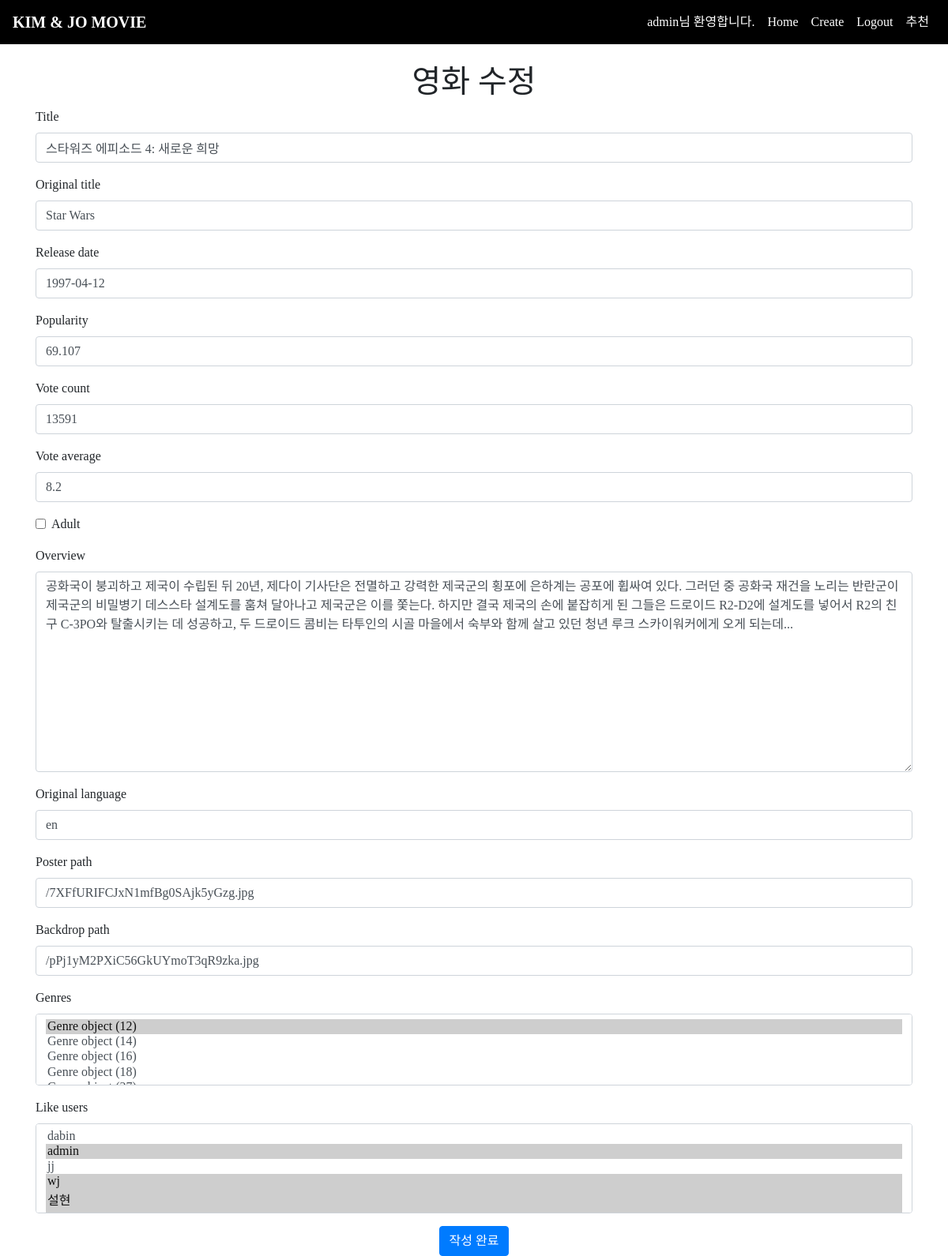
The app's page /movies/11/update/ (signed in) with its own data.
### accounts/models.py (models this page shows)
class User(AbstractUser):
    age = models.IntegerField(default=10)
    gender = models.CharField(default="Male",  max_length=128)

### movies/models.py (models this page shows)
class Movie(models.Model):
    title = models.CharField(max_length=100)
    original_title = models.CharField(max_length=100)
    release_date = models.DateField()
    popularity = models.FloatField()
    vote_count = models.IntegerField()
    vote_average = models.FloatField()
    adult = models.BooleanField()
    overview = models.TextField()
    original_language = models.CharField(max_length=100)
    poster_path = models.CharField(max_length=150)
    backdrop_path = models.CharField(max_length=150)
    genres = models.ManyToManyField(Genre, related_name='movies')
    like_users = models.ManyToManyField(settings.AUTH_USER_MODEL, related_name = 'like_movies')

### movies/views.py (the view)
# urls.py: path('<int:pk>/update/', views.update, name='update'),
@login_required
def update(request, pk):
    movie = get_object_or_404(Movie, pk=pk)
    if request.user.is_staff:
        if request.method == "POST":
            form = MovieForm(request.POST, instance=movie)
            if form.is_valid():
                form.save()
                return redirect('movies:detail', movie.pk)
        else:
            form = MovieForm(instance=movie)
        context = {
            'form' : form
        }
        return render(request, 'movies/forms.html', context)

### movies/forms.py
class MovieForm(forms.ModelForm):
    class Meta:
        model = Movie
        fields = '__all__'

### movies/templates/movies/forms.html (shortened to what this page needs)
{% extends 'base.html' %}
{% load bootstrap4 %}
{% block body %}
  {% if request.resolver_match.url_name == 'create' %}
    <h1 class='text-center'>영화 작성</h1>
  {% else %}
    <h1 class='text-center'>영화 수정</h1>
  {% endif %}
    <form action="" method='POST'>
      {% bootstrap_form form %}
      <div class="d-flex justify-content-center">
        <button class='btn btn-primary'>작성 완료</button>
      </div>
    </form>
{% endblock %}

### templates/base.html (shortened to what this page needs)
<!doctype html>
<html lang="en">
  <head>
    <link rel="stylesheet" href="https://stackpath.bootstrapcdn.com/bootstrap/4.4.1/css/bootstrap.min.css">
    <link rel="stylesheet" href="https://cdnjs.cloudflare.com/ajax/libs/animate.css/3.7.2/animate.min.css">
  </head>
  <body>
      <nav class="navbar navbar-expand-lg d-flex justify-content-between" style="background-color: black;">
        <div>
        <a class="navbar-brand d-flex text-white mr-2 font-weight-bolder" href="{% url 'movies:index' %}">KIM & JO MOVIE</a>
        </div>
        <div class="collapse navbar-collapse d-flex justify-content-end" id="navbarNav">
          <ul class="navbar-nav d-flex align-items-center">
            {% if request.user.is_authenticated %}
              <li class="nav-item">
                <span class='nav-link text-white'>{{ request.user.username }}님 환영합니다.</span>
              </li>
            {% endif %}
            <li class="nav-item">
              <a class="nav-link text-white" href="{% url 'movies:index' %}">Home</a>
            </li>
            {% if request.user.is_staff %}
              <li class="nav-item">
                <a class="nav-link text-white" href="{% url 'movies:create' %}">Create</a>
              </li>
            {% endif %}
            {% if request.user.is_authenticated %}
              <li class="nav-item">
                <a class="nav-link text-white" href="{% url 'accounts:logout' %}">Logout</a>
              </li>
              <li class="nav-item">
                <a class="nav-link text-white" href="{% url 'movies:recommend2' %}">추천</a>
              </li>
            {% endif %}
          </ul>
          </div>
        </nav>
    <br>
    <div class="container">
      {% block body %}
      {% endblock %}
    </div>
  </body>
</html>

### templates/base.html (style rules this page uses)
a { cursor: pointer; }
div { font-family: "Times New Roman", 'Noto Sans KR', sans-serif, Times, serif; }

### records on screen
User: user.username "admin"
Movie: title "스타워즈 에피소드 4: 새로운 희망", original_title "Star Wars", release_date "1997-04-12", popularity "69.107", vote_count "13591", vote_average "8.2", overview "공화국이 붕괴하고 제국이 수립된 뒤 20년, 제다이 기사단은 전멸하고 강력한 제국군의 횡포에 은하계는 공포에 휩싸여 있다. 그러던 중 공화국 재건을 노리는 반란군이 제국군의 비밀병기 데스스타 설계도를 훔쳐 달아나고 제국군은 이를 쫓는다. 하지만 결국 제국의 손에 붙잡히게 된 그들은 드로이드 R2-D2에 설계도를 넣어서 R2의 친구 C-3PO와 탈출시키는 데 성공하고, 두 드로이드 콤비는 타투인의 시골 마을에서 숙부와 함께 살고 있던 청년 루크 스카이워커에게 오게 되는데...", original_language "en", poster_path "/7XFfURIFCJxN1mfBg0SAjk5yGzg.jpg", backdrop_path "/pPj1yM2PXiC56GkUYmoT3qR9zka.jpg"
